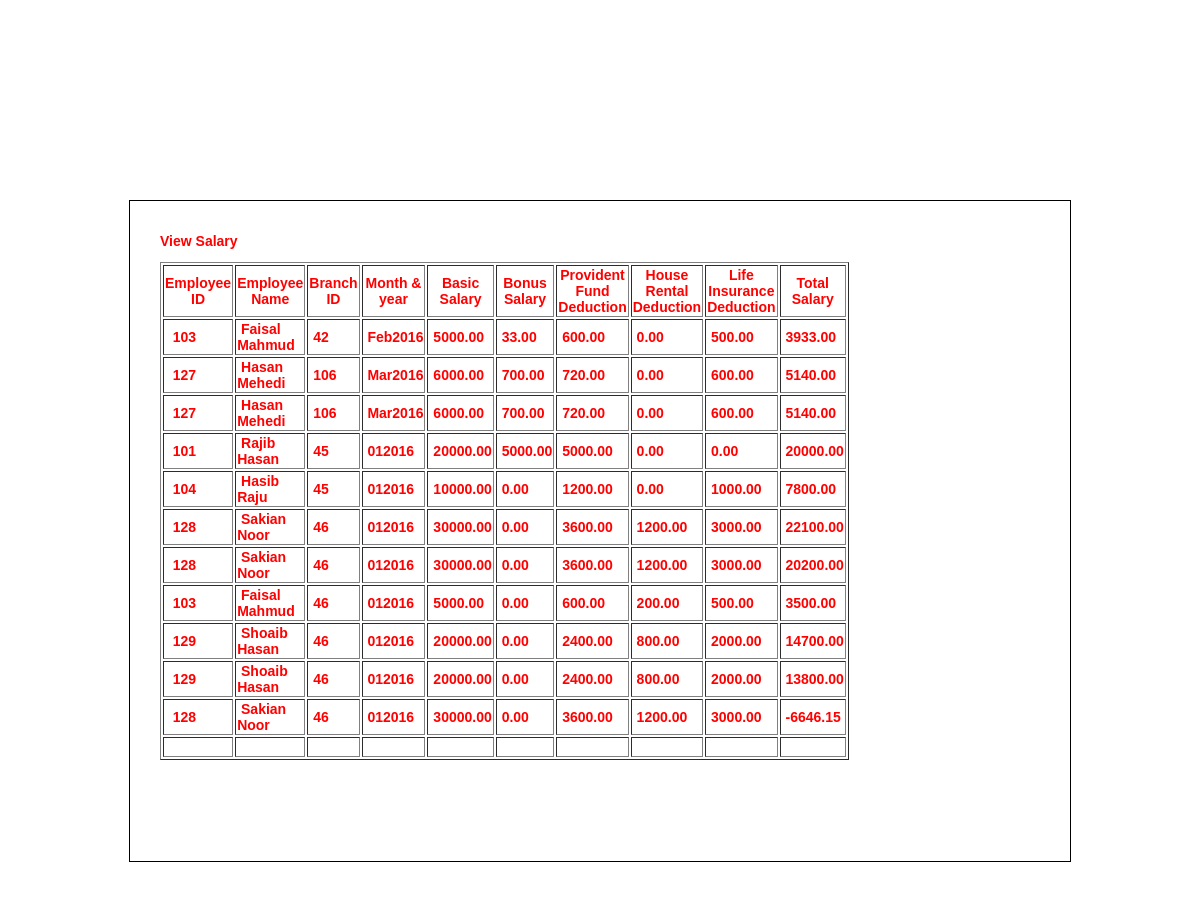
The app's page /viewsalary.php with its own data.
### tables this page shows
CREATE TABLE `salary` (
  `salaryid` int(10) NOT NULL,
  `empid` int(10) NOT NULL,
  `branchid` int(10) NOT NULL,
  `month` varchar(20) NOT NULL,
  `year` int(15) NOT NULL,
  `basicsalary` float(15,2) NOT NULL,
  `bonussalary` double(10,2) NOT NULL,
  `pf` float(15,2) NOT NULL,
  `hra` float(15,2) NOT NULL,
  `lic` float(15,2) NOT NULL,
  `totalsalary` float(15,2) NOT NULL,
  `date` date NOT NULL
);

CREATE TABLE `employees` (
  `empid` int(10) NOT NULL,
  `fname` varchar(25) NOT NULL,
  `lname` varchar(25) NOT NULL,
  `loginid` varchar(25) NOT NULL,
  `password` varchar(25) NOT NULL,
  `branchid` int(11) NOT NULL,
  `joindate` date NOT NULL,
  `basicsalary` double(10,2) NOT NULL,
  `address` text NOT NULL,
  `city` varchar(25) NOT NULL,
  `state` varchar(25) NOT NULL,
  `country` varchar(20) NOT NULL,
  `contactno` varchar(25) NOT NULL,
  `sex` varchar(15) NOT NULL,
  `dob` date NOT NULL,
  `emptype` varchar(20) NOT NULL,
  `expirence` int(10) NOT NULL
);

### viewsalary.php (the view, shortened to what this page needs)
<?php
    include("header.php");
include("dbconnection.php");
if(isset($_SESSION["emid"]))
{
$qresult=mysqli_query($con,"select * from salary where empid='$_SESSION[emid]'");
}
else
{
$qresult=mysqli_query($con,"select * from salary");
}
?>
    <div id="templatemo_content">
        <div id="templatemo_content_left">
            <div>
              <p>View Salary<br />
              </p>
            </div>
   	      <table width="500" border="1">
       	      <tr>
       	        <th scope="col">Employee ID</th>
				<th scope="col">Employee Name</th>
       	        <th scope="col">Branch ID</th>
       	        <th scope="col">Month &amp; year</th>
                <th scope="col">Basic Salary</th>
                <th scope="col">Bonus Salary</th>
                <th scope="col">Provident Fund Deduction</th>
				<th scope="col">House Rental Deduction</th>
                <th scope="col">Life Insurance Deduction</th>
                <th scope="col">Total Salary</th>
   	        </tr>
			                      	<?php
			while($arrvarsal=mysqli_fetch_array($qresult))
			{
				$resultempa = mysqli_query($con,"SELECT * FROM employees where empid='$arrvarsal[empid]'");
				  $resarr = mysqli_fetch_array($resultempa);
				echo "        <tr>
              <td>&nbsp; $arrvarsal[empid]</td>
			  <td>&nbsp;$resarr[fname]	$resarr[lname]</td>
              <td>&nbsp;$arrvarsal[branchid]</td>
              <td>&nbsp;$arrvarsal[month]$arrvarsal[year]</td></td>
			  <td>&nbsp;$arrvarsal[basicsalary]</td>
			  <td>&nbsp;$arrvarsal[bonussalary]</td>
			  <td>&nbsp;$arrvarsal[pf]</td>
			  <td>&nbsp;$arrvarsal[hra]</td>
			  <td>&nbsp;$arrvarsal[lic]</td>
			  <td>&nbsp;$arrvarsal[totalsalary]</td>
            </tr>";
			}
               ?>
		     	      <tr>
       	        <td>&nbsp;</td>
       	        <td>&nbsp;</td>
       	        <td>&nbsp;</td>
       	        <td>&nbsp;</td>
                <td>&nbsp;</td>
       	        <td>&nbsp;</td>
       	        <td>&nbsp;</td>
       	        <td>&nbsp;</td>
                <td>&nbsp;</td>
				<td>&nbsp;</td>
   	      </table>
   	      <p>&nbsp;</p>
            <div class="margin_bottom_40"></div>
        </div>
    </div>
   <?php
   include("footer.php");
   ?>

### templatemo_style.css (style rules this page uses)
body { margin: 0; padding: 0; line-height: 1.5em; font-family: Arial, Helvetica, sans-serif; font-size: 11px; color: #333333; }
p { margin: 0px; padding: 0px; }
.margin_bottom_40 { clear: both; width: 100%; height: 40px; font-size: 1px; }
#templatemo_content { clear: both; width: 940px; margin: 30px 19px 0 19px; background: #ffffff; border: 1px solid #000; }
#templatemo_content #templatemo_content_left { float: left; width: 580px; padding: 30px; }
#templatemo_content_left p { padding-bottom: 10px; text-align: justify; }

### header.php (style rules this page uses)
body,td,th { font-size: 14px; font-weight: bold; color: #F00; }
body { background-color: #FFF; }

### records on screen
salary: empid "103", empid.fname "Faisal", empid.lname "Mahmud", branchid "42", month "Feb", year "2016", basicsalary "5000.00", bonussalary "33.00", pf "600.00", hra "0.00", lic "500.00", totalsalary "3933.00"
salary: empid "127", empid.fname "Hasan", empid.lname "Mehedi", branchid "106", month "Mar", year "2016", basicsalary "6000.00", bonussalary "700.00", pf "720.00", hra "0.00", lic "600.00", totalsalary "5140.00"
salary: empid "127", empid.fname "Hasan", empid.lname "Mehedi", branchid "106", month "Mar", year "2016", basicsalary "6000.00", bonussalary "700.00", pf "720.00", hra "0.00", lic "600.00", totalsalary "5140.00"
salary: empid "101", empid.fname "Rajib", empid.lname "Hasan", branchid "45", month "01", year "2016", basicsalary "20000.00", bonussalary "5000.00", pf "5000.00", hra "0.00", lic "0.00", totalsalary "20000.00"
salary: empid "104", empid.fname "Hasib", empid.lname "Raju", branchid "45", month "01", year "2016", basicsalary "10000.00", bonussalary "0.00", pf "1200.00", hra "0.00", lic "1000.00", totalsalary "7800.00"
salary: empid "128", empid.fname "Sakian", empid.lname "Noor", branchid "46", month "01", year "2016", basicsalary "30000.00", bonussalary "0.00", pf "3600.00", hra "1200.00", lic "3000.00", totalsalary "22100.00"
salary: empid "128", empid.fname "Sakian", empid.lname "Noor", branchid "46", month "01", year "2016", basicsalary "30000.00", bonussalary "0.00", pf "3600.00", hra "1200.00", lic "3000.00", totalsalary "20200.00"
salary: empid "103", empid.fname "Faisal", empid.lname "Mahmud", branchid "46", month "01", year "2016", basicsalary "5000.00", bonussalary "0.00", pf "600.00", hra "200.00", lic "500.00", totalsalary "3500.00"
salary: empid "129", empid.fname "Shoaib", empid.lname "Hasan", branchid "46", month "01", year "2016", basicsalary "20000.00", bonussalary "0.00", pf "2400.00", hra "800.00", lic "2000.00", totalsalary "14700.00"
salary: empid "129", empid.fname "Shoaib", empid.lname "Hasan", branchid "46", month "01", year "2016", basicsalary "20000.00", bonussalary "0.00", pf "2400.00", hra "800.00", lic "2000.00", totalsalary "13800.00"
salary: empid "128", empid.fname "Sakian", empid.lname "Noor", branchid "46", month "01", year "2016", basicsalary "30000.00", bonussalary "0.00", pf "3600.00", hra "1200.00", lic "3000.00", totalsalary "-6646.15"
